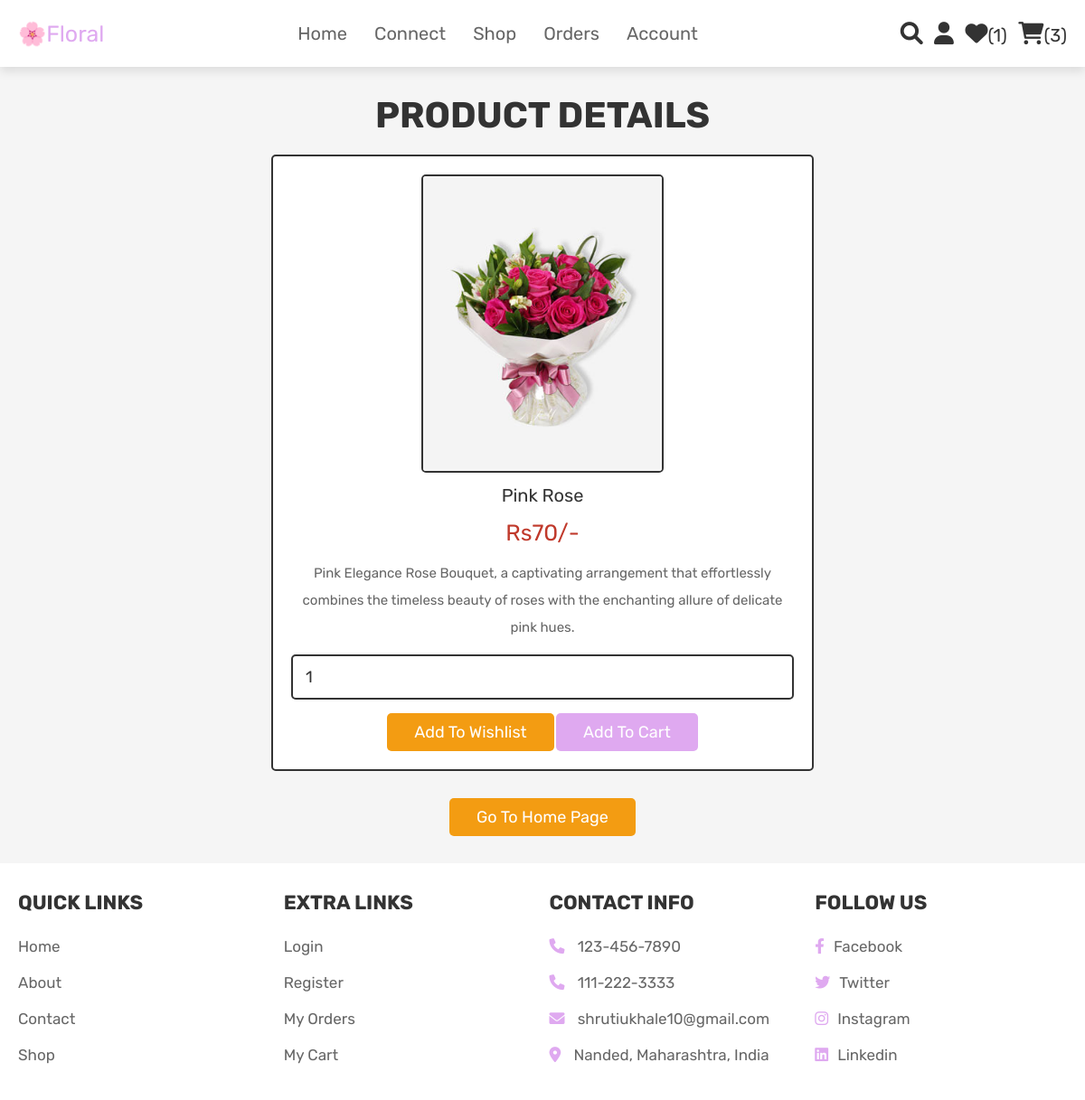
The page /view_page.php?pid=13 (signed in) on the database its author committed.
### tables this page shows
CREATE TABLE `products` (
  `id` int(100) NOT NULL,
  `name` varchar(100) NOT NULL,
  `details` varchar(500) NOT NULL,
  `price` int(100) NOT NULL,
  `image` varchar(100) NOT NULL
);

### view_page.php (the view, shortened to what this page needs)
<?php
@include 'config.php';
?>
<!DOCTYPE html>
<html lang="en">
<head>
   <link rel="stylesheet" href="https://cdnjs.cloudflare.com/ajax/libs/font-awesome/6.0.0/css/all.min.css">
   <link rel="stylesheet" href="css/style.css">
</head>
<body>
<?php @include 'header.php'; ?>
<section class="quick-view">
    <h1 class="title">Product Details</h1>
    <?php
        if(isset($_GET['pid'])){
            $pid = $_GET['pid'];
            $select_products = mysqli_query($conn, "SELECT * FROM `products` WHERE id = '$pid'") or die('query failed');
         if(mysqli_num_rows($select_products) > 0){
            while($fetch_products = mysqli_fetch_assoc($select_products)){
    ?>
    <form action="" method="POST">
         <img src="uploaded_img/<?php echo $fetch_products['image']; ?>" alt="" class="image">
         <div class="name"><?php echo $fetch_products['name']; ?></div>
         <div class="price">Rs<?php echo $fetch_products['price']; ?>/-</div>
         <div class="details"><?php echo $fetch_products['details']; ?></div>
         <input type="number" name="product_quantity" value="1" min="0" class="qty">
         <input type="submit" value="add to wishlist" name="add_to_wishlist" class="option-btn">
         <input type="submit" value="add to cart" name="add_to_cart" class="btn">
      </form>
    <?php
            }
        }else{
        echo '<p class="empty">no products details available!</p>';
        }
    }
    ?>
    <div class="more-btn">
        <a href="home.php" class="option-btn">Go to Home Page</a>
    </div>
</section>
<?php @include 'footer.php'; ?>
</body>
</html>

### css/style.css (style rules this page uses)
:root { --voilet:#dfa9f0; --red:#c0392b; --orange:#f39c12; --black:#333; --white:#fff; --light-color:#666; --light-white:#ccc; --light-bg:#f5f5f5; --border:.2rem solid var(--black); --box-shadow:0 .5rem 1rem rgba(0,0,0,.1); }
* { font-family: 'Rubik', sans-serif; margin:0; padding:0; box-sizing: border-box; outline: none; border:none; text-decoration: none; transition:all .2s linear; }
html { font-size: 62.5%; overflow-x: hidden; scroll-behavior: smooth; scroll-padding-top: 6.5rem; }
body { background: var(--light-bg); }
section { padding:3rem 2rem; }
.btn, .delete-btn, .option-btn { display: inline-block; border-radius: .5rem; margin-top: 1rem; font-size: 1.8rem; color:var(--white); cursor: pointer; padding:1rem 3rem; text-transform: capitalize; }
.btn { background-color: var(--voilet); }
.option-btn { background-color: var(--orange); }
.more-btn { margin-top: 2rem; text-align: center; }
.title { text-align: center; margin-bottom: 2rem; color:var(--black); text-transform: uppercase; font-size: 4rem; }
.quick-view form { max-width: 60rem; padding:2rem; text-align: center; border:var(--border); box-shadow: var(--border); border-radius: .5rem; background-color: var(--white); margin:0 auto; }
.quick-view form .image { height: 33rem; border:var(--border); border-radius: .5rem; }
.quick-view form .name { margin:1rem 0; font-size: 2rem; color:var(--black); }
.quick-view form .price { color:var(--red); font-size: 2.5rem; padding:.5rem 0; }
.quick-view form .details { padding:1rem 0; font-size: 1.5rem; color:var(--light-color); line-height: 2; }
.quick-view form .qty { width: 100%; padding:1.2rem 1.4rem; font-size: 1.8rem; color:var(--black); border-radius: .5rem; border:var(--border); margin:.5rem 0; }

### rows shown on the page
products: image (picture), name "Pink Rose", price "70", details "Pink Elegance Rose Bouquet, a captivating arrangement that effortlessly combines the timeless beauty of roses with the enchanting allure of delicate pink hues."

### other values the page prints
$wishlist_num_rows "1"
$cart_num_rows "3"
